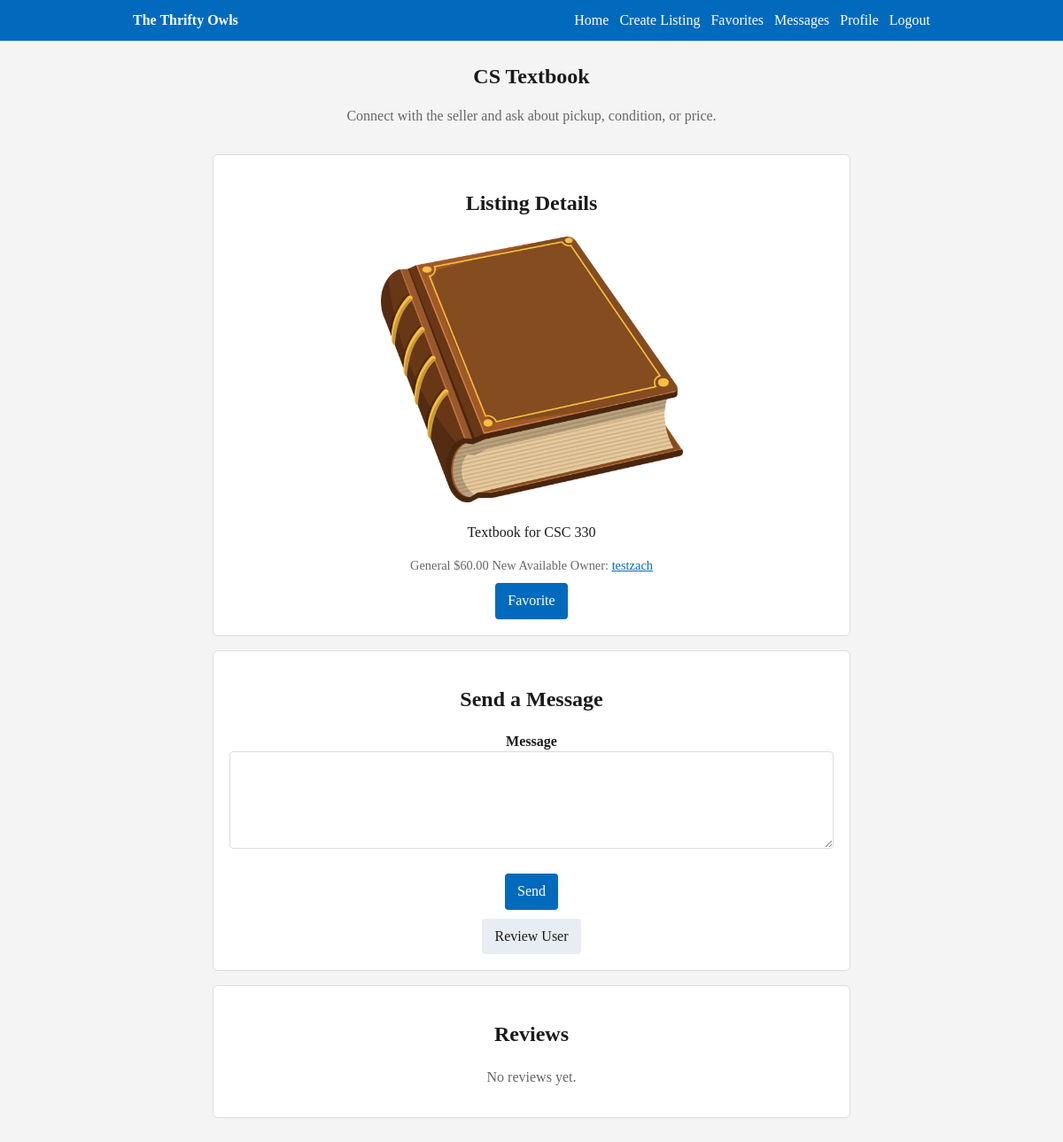
The app's page /post/2 (signed in) with its own data.
### app/models.py (models this page shows)
class Post(db.Model):
    id = db.Column(db.Integer, primary_key=True)
    title = db.Column(db.String(150), nullable=False)
    description = db.Column(db.String(300), nullable=False)
    category = db.Column(db.String(80), default='General')
    price = db.Column(db.Numeric(10, 2))
    condition = db.Column(db.String(80), default='Good')
    status = db.Column(db.String(80), default='Available')
    image = db.Column(db.String(200))  # optional image path
    is_active = db.Column(db.Boolean, default=True)
    timestamp = db.Column(db.DateTime, default=datetime.utcnow)
    owner_id = db.Column(db.Integer, db.ForeignKey('user.id'), nullable=False)

class User(UserMixin, db.Model):
    id = db.Column(db.Integer, primary_key=True)
    is_admin = db.Column(db.Boolean, default=False)
    is_blocked = db.Column(db.Boolean, default=False)
    email = db.Column(db.String(150), unique=True, nullable=False)
    username = db.Column(db.String(150), unique=True, nullable=False)
    password = db.Column(db.String(150), nullable=False)
    name = db.Column(db.String(150))
    major = db.Column(db.String(150))
    interests = db.Column(db.String(300))
    image = db.Column(db.String(200))  # store filename/path
    posts = db.relationship('Post', backref='owner', lazy=True)
    sent_messages = db.relationship('Message', foreign_keys='Message.sender_id', backref='sender', lazy=True)
    received_messages = db.relationship('Message', foreign_keys='Message.receiver_id', backref='receiver', lazy=True)
    reviews_given = db.relationship('Review', foreign_keys='Review.reviewer_id', backref='reviewer', lazy=True)
    reviews_received = db.relationship('Review', foreign_keys='Review.reviewed_id', backref='reviewed', lazy=True)

### app/routes.py (the view)
@main.route('/post/<int:post_id>', methods=['GET', 'POST'])
@login_required
def view_post(post_id):
    post = Post.query.get_or_404(post_id)
    form = MessageForm()
    if form.validate_on_submit():
        message = Message(sender_id=current_user.id, receiver_id=post.owner_id, content=form.message.data)
        db.session.add(message)
        db.session.commit()
        flash('Message sent!')
        return redirect(url_for('main.view_post', post_id=post.id))
    reviews = Review.query.filter_by(reviewed_id=post.owner_id).order_by(Review.timestamp.desc()).all()
    is_favorite = Favorite.query.filter_by(user_id=current_user.id, post_id=post.id).first() is not None
    return render_template('post.html', post=post, form=form, reviews=reviews, is_favorite=is_favorite)

### app/forms.py
class MessageForm(FlaskForm):
    message = TextAreaField('Message', validators=[
        DataRequired(),
        Length(max=500)
    ])
    submit = SubmitField('Send')

### app/models.py (called while the page is built)
@login_manager.user_loader
def load_user(user_id):
    return User.query.get(int(user_id))

### app/templates/post.html (shortened to what this page needs)
{% extends "base.html" %}
{% block content %}
<section class="page-header">
    <h1>{{ post.title }}</h1>
    <p class="muted">Connect with the seller and ask about pickup, condition, or price.</p>
</section>
<div class="grid two-col">
    <section class="card">
        <h2>Listing Details</h2>
        {% if post.image %}
            <p>
                <img src="{{ url_for('static', filename='uploads/' ~ post.image) }}"
                     alt="{{ post.title }}"
                     style="max-width: 50%; border-radius: 16px;">
            </p>
        {% endif %}
        <p>{{ post.description }}</p>
        <div class="meta">
            <span>{{ post.category }}</span>
            {% if post.price is not none %}
                <span>${{ "%.2f"|format(post.price) }}</span>
            {% endif %}
            <span>{{ post.condition or 'Good' }}</span>
            <span>{{ post.status or 'Available' }}</span>
            <span>
                Owner:
                <a href="{{ url_for('main.view_profile', user_id=post.owner_id) }}">
                    {{ post.owner.username }}
                </a>
            </span>
        </div>
        {% if post.owner_id == current_user.id or current_user.is_admin %}
            <div class="form-center">
                <a class="button secondary"
                   href="{{ url_for('main.edit_post', post_id=post.id) }}">
                    Edit Listing
                </a>
            </div>
            <div class="form-center">
                <form method="post"
                      action="{{ url_for('main.delete_post', post_id=post.id) }}">
                    <input type="submit" value="Delete Listing" class="button danger">
                </form>
            </div>
        {% else %}
            <div class="form-center">
                <form method="post"
                      action="{{ url_for('main.favorite_post', post_id=post.id) }}">
                    <input type="submit" value="Favorite" class="button">
                </form>
            </div>
        {% endif %}
    </section>
    <section class="card">
        {% if post.owner_id != current_user.id %}
            <h2>Send a Message</h2>
            <form method="post">
                <div>
                    <label for="{{ form.message.id }}">{{ form.message.label.text }}</label>
                    {{ form.message(rows=4) }}
                </div>
                <div class="form-center">
                    {{ form.submit(class="button") }}
                </div>
            </form>
            <div class="form-center">
                <a class="button secondary"
                   href="{{ url_for('main.review', user_id=post.owner_id) }}">
                    Review User
                </a>
            </div>
        {% else %}
            <h2>Your Listing</h2>
            <p class="muted">This is your listing, so the message form is hidden.</p>
        {% endif %}
    </section>
</div>
<section class="card">
    <h2>Reviews</h2>
    {% for review in reviews %}
        <p>{{ review.rating }}/5 by {{ review.reviewer.username }}: {{ review.comment }}</p>
    {% else %}
        <p class="muted">No reviews yet.</p>
    {% endfor %}
</section>
{% endblock %}

### app/static/style.css (style rules this page uses)
:root { --blue: #016ABD; --blue-dark: #003399; --bg: #F4F4F4; --card: #ffffff; --border: #d8dde3; --text: #1a1a1a; --muted: #666666; --danger: #a82222; }
* { box-sizing: border-box; }
body { margin: 0; background: var(--bg); color: var(--text); font-family: Georgia, 'Times New Roman', Times, serif; line-height: 1.4; }
a { color: var(--blue); }
.container>* { width: min(100%, 720px); }
form { display: grid; gap: 12px; }
label { font-weight: bold; }
input[type="text"], input[type="email"], input[type="password"], input[type="number"], input[type="file"], select, textarea { width: 100%; padding: 9px; border: 1px solid var(--border); border-radius: 4px; font: inherit; }
textarea { min-height: 100px; }
input[type="submit"], button, .button { background: var(--blue); color: white; border: 0; border-radius: 4px; padding: 9px 14px; font: inherit; text-decoration: none; cursor: pointer; width: fit-content; }
.button.secondary { background: #e8edf3; color: var(--text); }
.card { background: var(--card); border: 1px solid var(--border); border-radius: 6px; padding: 18px; margin-bottom: 16px; text-align: center; }
.muted { color: var(--muted); }
.page-header { margin-bottom: 16px; text-align: center; }
.page-header h1 { margin: 0 0 6px; }
.meta { color: var(--muted); font-size: 0.9rem; }
.form-center { display: flex; justify-content: center; align-items: center; margin-top: 10px; }
.form-center form { width: auto; display: inline-block; }

### records on screen
Post: title "CS Textbook", image (picture), description "Textbook for CSC 330", category "General", price "60.00", condition "New", status "Available"
User: owner.username "testzach"
